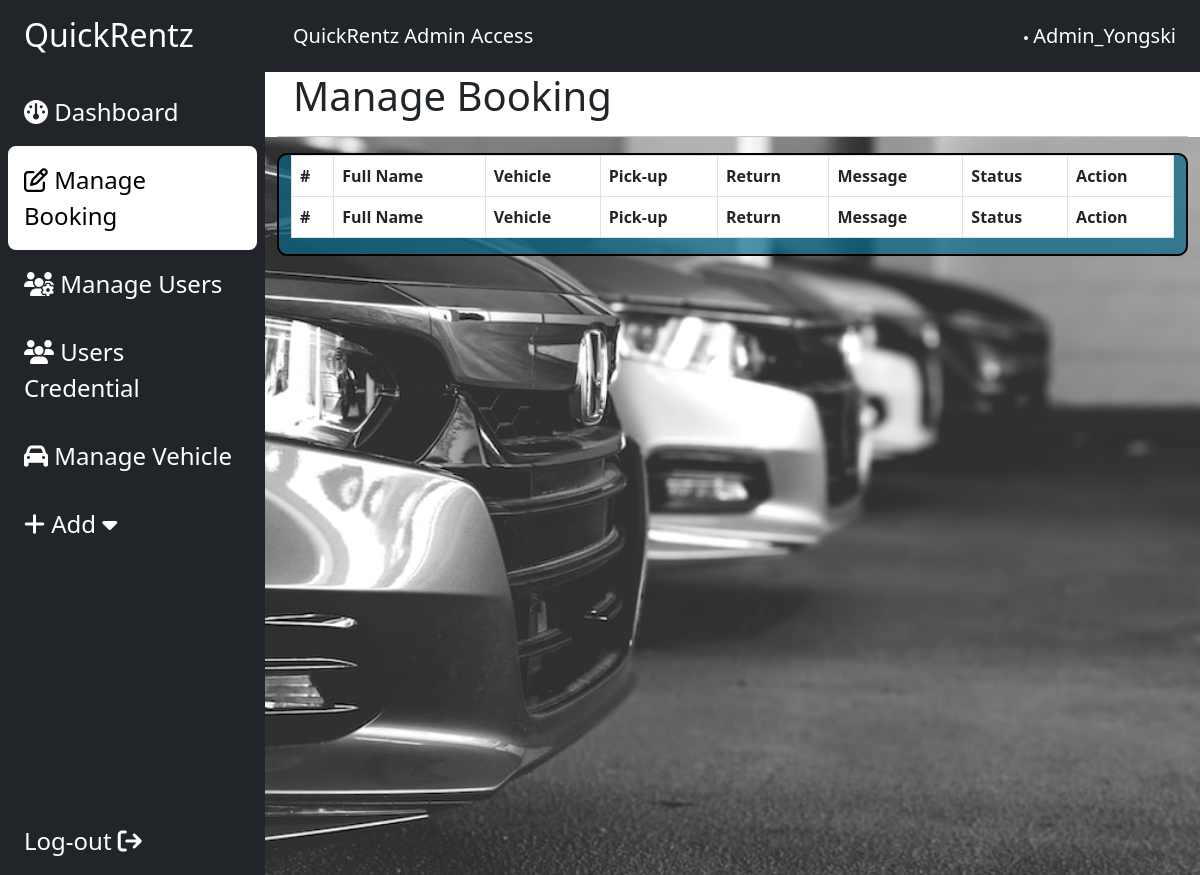
Before: /admin/bookings.php (signed in) with the older database file.
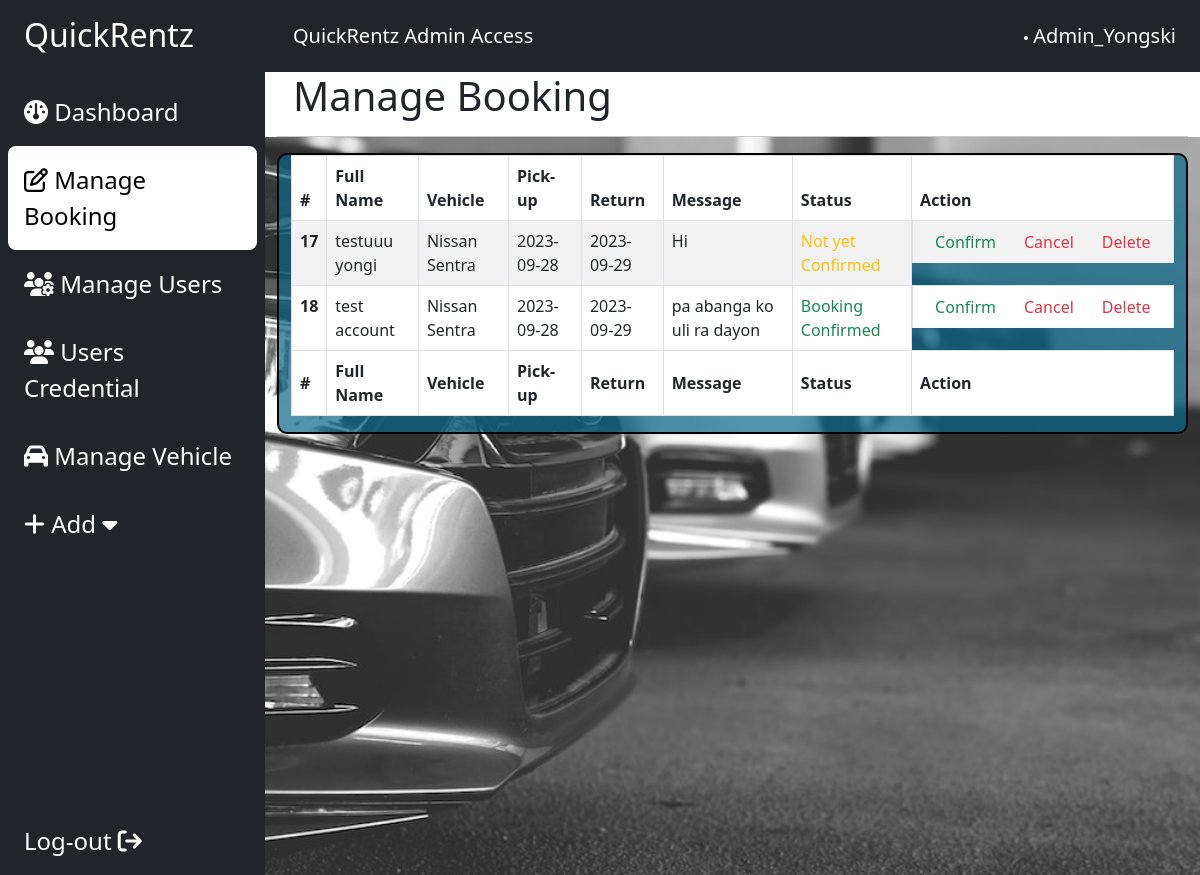
After: the same page with the newer database file.
### tables this page shows
CREATE TABLE `reservation` (
  `ReservationID` int(11) NOT NULL,
  `UserID` int(11) NOT NULL,
  `VehicleID` int(11) NOT NULL,
  `Pickup` date NOT NULL,
  `Return` date NOT NULL,
  `Message` text NOT NULL,
  `Status` varchar(50) NOT NULL
);

CREATE TABLE `user` (
  `UserID` int(11) NOT NULL,
  `Username` varchar(11) NOT NULL,
  `FirstName` text NOT NULL,
  `LastName` text NOT NULL,
  `PhoneNumber` int(12) NOT NULL,
  `Address` varchar(250) NOT NULL,
  `Email` varchar(50) NOT NULL,
  `Password` varchar(11) NOT NULL,
  `Status` text NOT NULL,
  `Photo` varchar(50) NOT NULL,
  `AccCreated` datetime NOT NULL DEFAULT current_timestamp(),
  `FrontID` varchar(50) NOT NULL,
  `BackID` varchar(50) NOT NULL
);

CREATE TABLE `brand` (
  `BrandID` int(11) NOT NULL,
  `brandName` text NOT NULL,
  `brandLogo` int(11) NOT NULL
);

CREATE TABLE `vehicle` (
  `VehicleID` int(11) NOT NULL,
  `BrandID` int(11) NOT NULL,
  `Model` varchar(50) NOT NULL,
  `Year` year(4) NOT NULL,
  `Type` varchar(50) NOT NULL,
  `FuelType` varchar(50) NOT NULL,
  `Transmision` varchar(50) NOT NULL,
  `Mileage` varchar(50) NOT NULL,
  `SeatingCapacity` int(11) NOT NULL,
  `Rate` int(11) NOT NULL,
  `Image1` varchar(60) NOT NULL,
  `Image2` varchar(60) NOT NULL,
  `Image3` varchar(60) NOT NULL,
  `Image4` varchar(60) NOT NULL
);

### admin/bookings.php (the view, shortened to what the changed rows need)
<?php
include "includes/database.php";
?>
<!DOCTYPE html>
<html lang="en">
<head>
    <link href="https://cdn.jsdelivr.net/npm/bootstrap@5.3.0/dist/css/bootstrap.min.css" rel="stylesheet"
>
    <link rel="stylesheet" href="https://cdnjs.cloudflare.com/ajax/libs/font-awesome/6.4.0/css/all.min.css"
 />
    <link rel="stylesheet" href="style.css">
</head>
<body>
    <div class="main-container d-flex h-100">
        <div class="sidebar bg-dark" id="side_nav">
            <div class="header-box px-3 pt-3 pd-4 d-flex justify-content-between">
                <h2 class="text-white px-2">
                    QuickRentz
                </h2>
            </div>
        </div>
        <div class="content">
            <div class="container-fluid bg-white">
                <h1 class="col-md-12 px-3">Manage Booking</h1>
            </div>
            <div class="container">
                <div class="container-fluid"
                    style="border: 2px solid #000; border-radius: 10px;background-color: rgba(8, 103, 136, 0.7);">
                    <table id="pagination" class="table table-striped table-bordered" style="width:100%;">
                        <thead>
                            <tr>
                                <th scope="col">#</th>
                                <th scope="col">Full Name</th>
                                <th scope="col">Vehicle</th>
                                <th scope="col">Pick-up</th>
                                <th scope="col">Return</th>
                                <th scope="col">Message</th>
                                <th scope="col">Status</th>
                                <th scope="col">Action</th>
                            </tr>
                        </thead>
                        <tbody>
                            <?php
                            $sqlReservation = "SELECT user.FirstName, user.LastName, brand.brandName, vehicle.Model, reservation.* FROM reservation INNER JOIN user ON reservation.UserID = user.UserID INNER JOIN vehicle ON reservation.VehicleID = vehicle.VehicleID
                        INNER JOIN brand ON vehicle.BrandID = brand.BrandID";
                            $initiateReservation = mysqli_query($conn, $sqlReservation);
                            while ($results = mysqli_fetch_assoc($initiateReservation)) {
                                if ($results['Status'] == 'Booking Confirmed') {
                                    $status = "<td class='text-success'>$results[Status]</td>";
                                } elseif ($results['Status'] == 'Booking Cancelled') {
                                    $status = "<td class='text-danger'>$results[Status]</td>";
                                } else {
                                    $status = "<td class='text-warning'>$results[Status]</td>";
                                }
                                echo "
                                <tr>
                                    <th scope='row'>$results[ReservationID]</th>
                                    <td>$results[FirstName] $results[LastName]</td>
                                    <td>$results[brandName] $results[Model]</td>
                                    <td>$results[Pickup]</td>
                                    <td>$results[Return]</td>
                                    <td>$results[Message]</td>
                                    $status
                                    <td class='d-flex'>
                                        <form method='GET' action='confirm.php' class='px-2'>
                                            <input type='hidden' name='ReservationID' value='$results[ReservationID]'>
                                            <button type='submit' class='btn-delete text-success' style='border:none;background:none;'>Confirm</button>
                                        </form>
                                        <form method='GET' action='cancel.php' class='px-2'>
                                            <input type='hidden' name='ReservationID' value='$results[ReservationID]'>
                                            <button type='submit' class='btn-delete text-danger' style='border:none;background:none;'>Cancel</button>
                                        </form>
                                        <form method='GET' action='deletebooking.php' class='px-2'>
                                            <input type='hidden' name='ReservationID' value='$results[ReservationID]'>
                                            <button type='submit' class='btn-delete text-danger' style='border:none;background:none;'>Delete</button>
                                        </form>
                                    </td>
                                </tr>";
                            }
                            ?>
                        </tbody>
                        <tfoot>
                            <tr>
                                <th scope="col">#</th>
                                <th scope="col">Full Name</th>
                                <th scope="col">Vehicle</th>
                                <th scope="col">Pick-up</th>
                                <th scope="col">Return</th>
                                <th scope="col">Message</th>
                                <th scope="col">Status</th>
                                <th scope="col">Action</th>
                            </tr>
                        </tfoot>
                    </table>
                </div>
            </div>
        </div>
    </div>
</body>
</html>

Changed rows visible on the page:
added reservation: ReservationID "17", UserID.FirstName "testuuu", UserID.LastName "yongi", brand.brandName "Nissan", VehicleID.Model "Sentra", Pickup "2023-09-28", Return "2023-09-29", Message "Hi", Status "Not yet Confirmed"
added reservation: ReservationID "18", UserID.FirstName "test", UserID.LastName "account", brand.brandName "Nissan", VehicleID.Model "Sentra", Pickup "2023-09-28", Return "2023-09-29", Message "pa abanga ko uli ra dayon", Status "Booking Confirmed"
